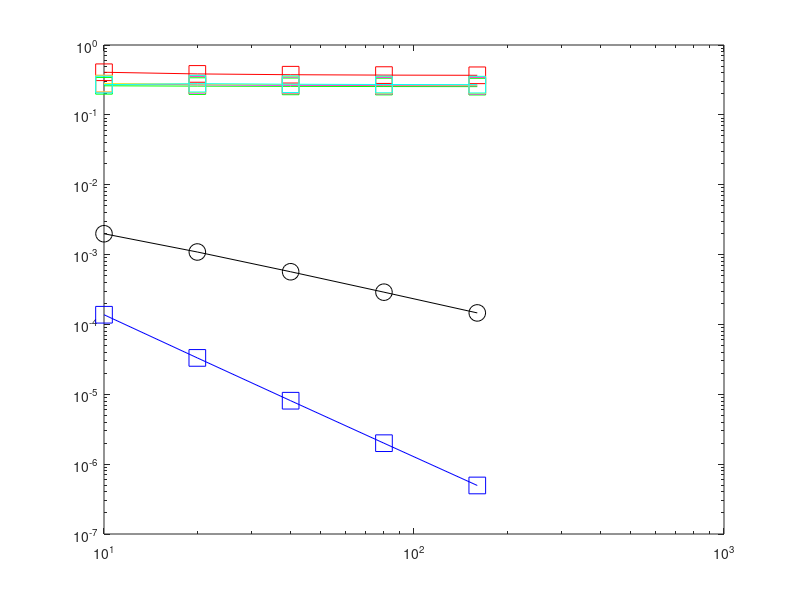

This figure's MATLAB source:
clear all
close all


for i=1:5
    N(i)=10*2^(i-1);
end

for p=1:5
    n=N(p);
    a1=0;b1=1;
    h=(b1-a1)/n;
    t=a1:h:b1;
    F=@(y) y*(1-y);
    exact=exp(t)./(1.+exp(t));
    y(1)=0.5;
    
    for i=2:n+1
        y(i)=y(i-1)+h*F(y(i-1)); %Euler steps
    end
    
    y1=y;

% Correction loop starts here
for q=1:6
    % Building Cubic spline for y

    % step size for cubic-spline
    for j=1:n
        H(j)=t(j+1)-t(j);
    end

    % calculate the constant coefficient a
    a=zeros(1,n+1);
    for k=1:n+1
        a(k)=y(k);
    end
% Now we compute the coefficient c since c is dependent on a's

% The expression for computing c is 

% H(j-1)c(j-1)+2(H(j-1)+H(j))+H(j)c(j+1)=3/H(j) (a(j+1)-a(j))-3/H(j-1) (a(j)-a(j-1)) (*) 
% we express the right hand side of the above equation (*) as matrix B where the
% first and last entry (which is 0) of B is coming from the Natural spline boundary condition.
    B=zeros(1, n+1);
    % internal values
    for l=2:n
        B(l)=(3/H(l))*(a(l+1)-a(l))-(3/H(l-1))*(a(l)-a(l-1));
    end
% Now we build the matrix A for the left hand side of the above eqn (*)
    
    A=zeros(n+1, n+1); % initialize the matrix
    A(1, 1)=1; % Natural Boundary condition
    A(n+1, n+1)=1; % Natural Boundary condition

    for j=1:n+1  % Here i and j represents row and column of the matrix A
        for i=2:n
            if i==j
            A(i, j)=2*(H(i-1)+H(i)); % Main diagonal
            elseif i==j+1
                A(i, j)=H(i-1);      % Below main diagonal 
            elseif i==j-1
            A(i, j)=H(i);            % Above main diagonal
            end
        end
    end
% coefficient cj

c=A\B'; % solves c=A^(-1)*B

% Compute the coefficinet bj and dj (Formula bj = 1/Hj (a(j+1)-a(j))-Hj/3(2c(j)+c(j+1))) for j=1,...n
% dj=1/3H(j) (c(j+1)-c(j))
for j=1:n
    b(j)=(1/H(j))*(a(j+1)-a(j))-(H(j)/3)*(2*c(j)+c(j+1));
    d(j)=(c(j+1)-c(j))/(3*H(j));
end


% Storing the values in structure and taking the derivative using fnder.

Z.coefs=[d(1:n)' c(1:n) b(1:n)', a(1:n)'];
Z.form='pp';
Z.breaks=t;
Z.pieces=n;
Z.order=4;
Z.dim=1;
dr=fnder(Z); % built-in derivative command.
yprime=ppval(dr, t);
% Cubic Spline and derivative of the cubic spline ends here.

% Error value problem
Ef=@(yprime, t, y, E) (y+E)*(1-(y+E))-yprime;

    E(1)=0;
    ynew(1)=1;
 
    for i=2:n+1
        E(i) = E(i-1)+h*Ef(yprime(i-1), t(i-1), y(i-1), E(i-1)); %Euler steps
        ynew(i)=y(i)+E(i);
    end
    yz{q}=ynew;
    y=ynew;
end % correction loop ends here
    y2=yz{1,1};
    y3=yz{1,2};
    y4=yz{1,3};
    y5=yz{1,4};
    y6=yz{1,5};
    y7=yz{1,6};

    err1(p)=norm(exact(n)-y1(n));
    err2(p)=norm(exact(n)-y2(n));
    err3(p)=norm(exact(n)-y3(n));
    err4(p)=norm(exact(n)-y4(n));
    err5(p)=norm(exact(n)-y5(n));
    err6(p)=norm(exact(n)-y6(n));
    err7(p)=norm(exact(n)-y7(n));
end
loglog(N, err1, '-ko', 'MarkerSize',12);
hold on
loglog(N, err2, '-sb', 'MarkerSize',12);
loglog(N, err3, '-sr', 'MarkerSize',12);
loglog(N, err4, '-sg', 'MarkerSize',12);
loglog(N, err5, '-sm', 'MarkerSize',12);
loglog(N, err6, '-sy', 'MarkerSize',12);
loglog(N, err7, '-sc', 'MarkerSize',12);
p=polyfit(log(N'),log(err2),1);
slope = p(1)